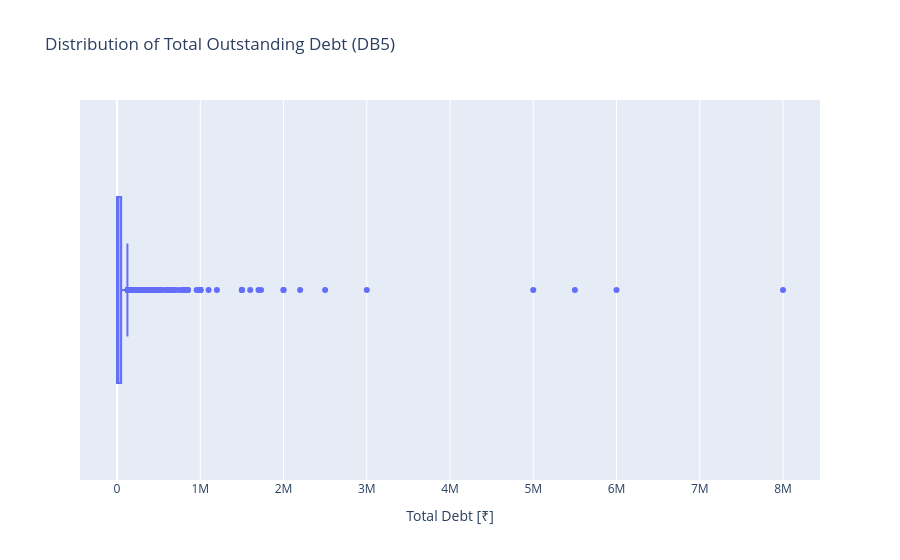

The notebook cell saved with this chart:
### Code cell
fig = px.box(
    data_frame=df,
    x="DB5",
    title="Distribution of Total Outstanding Debt (DB5)"
)
fig.update_layout(xaxis_title="Total Debt [₹]")
fig.show()

### Figure 1 — Plotly figure (JSON) as saved in the notebook; plotly's stock layout.template omitted (floating-point values rounded to 4 significant figures; data arrays with more than 128 entries replaced by an {"elided": "..."} marker saying what was removed)
{"data": [{"alignmentgroup": "True", "hovertemplate": "DB5=%{x}<extra></extra>", "legendgroup": "", "marker": {"color": "#636efa"}, "name": "", "notched": false, "offsetgroup": "", "orientation": "h", "showlegend": false, "type": "box", "x": {"elided": "3331 float values"}, "x0": " ", "xaxis": "x", "y0": " ", "yaxis": "y"}], "layout": {"boxmode": "group", "legend": {"tracegroupgap": 0}, "title": {"text": "Distribution of Total Outstanding Debt (DB5)"}, "xaxis": {"anchor": "y", "domain": [0, 1], "title": {"text": "Total Debt [₹]"}}, "yaxis": {"anchor": "x", "domain": [0, 1]}}}
